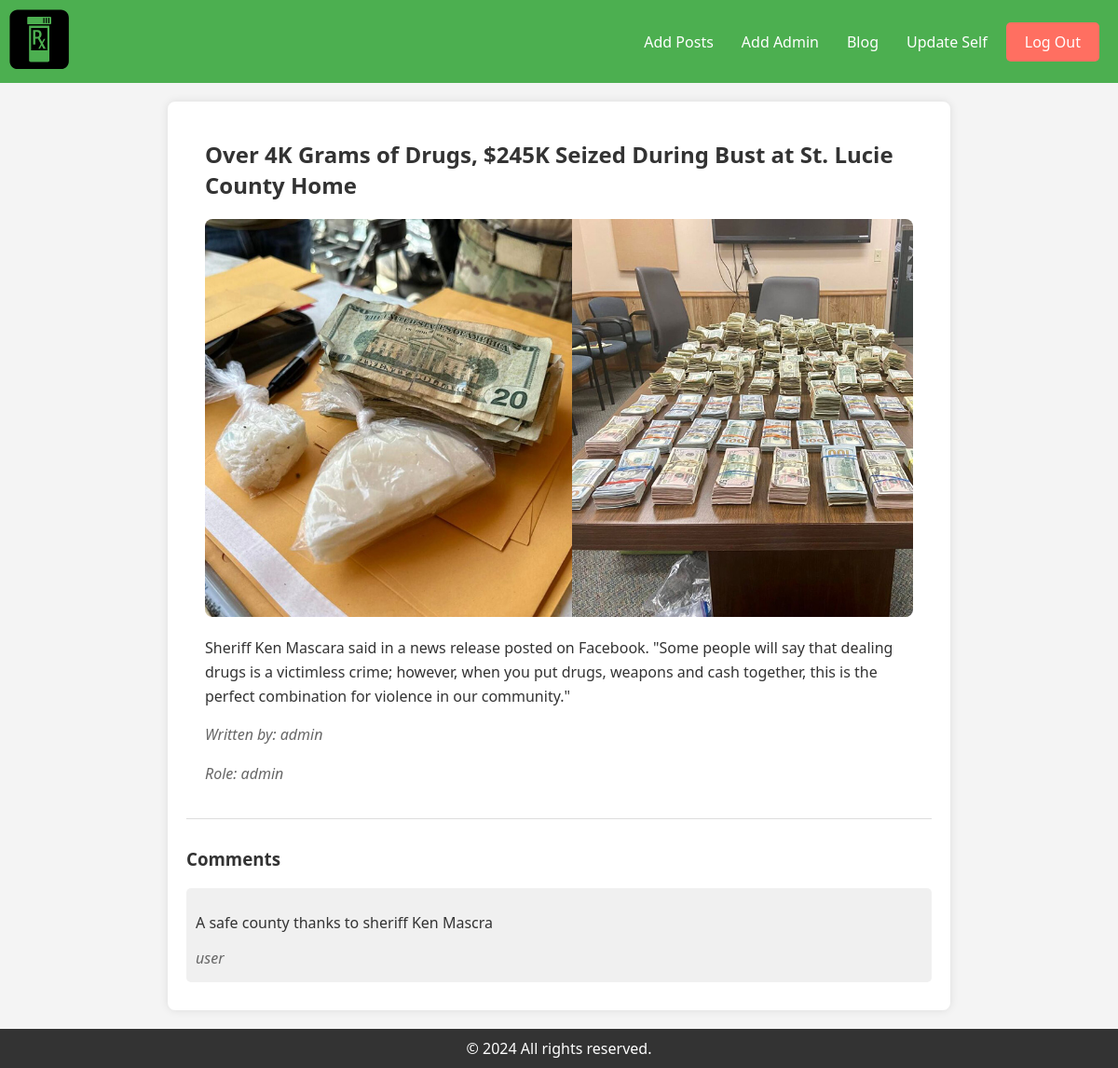
Page /admin/singleBlog.php?id=5 (signed in) on the committed database.
### tables this page shows
CREATE TABLE `posts` (
  `id` int(255) NOT NULL,
  `title` varchar(255) NOT NULL,
  `content` text NOT NULL,
  `author_name` varchar(255) NOT NULL,
  `created_at` date NOT NULL DEFAULT current_timestamp(),
  `image` varchar(255) NOT NULL,
  `role` varchar(255) NOT NULL,
  `author_id` int(255) NOT NULL
);

CREATE TABLE `comments` (
  `id` int(255) NOT NULL,
  `author_name` varchar(255) NOT NULL,
  `comment` varchar(255) NOT NULL,
  `date` date NOT NULL DEFAULT current_timestamp(),
  `post_id` int(255) NOT NULL,
  `author_id` int(255) NOT NULL
);

### admin/singleBlog.php (the view, shortened to what this page needs)
<?php
require_once "../includes/server.php";
$posts = [];
$comments = [];
if (isset($_GET['id'])) {
    $postid = $_GET['id'];
    $sql = "SELECT * FROM posts WHERE id=$postid";
    $query = mysqli_query($conn, $sql);
    $posts = mysqli_fetch_all($query, MYSQLI_ASSOC);
    $sql2 = "SELECT * FROM comments WHERE post_id=$postid ORDER BY date DESC LIMIT 5";
    $query2 = mysqli_query($conn, $sql2);
    $comments = mysqli_fetch_all($query2, MYSQLI_ASSOC);
} else {
    header("location: blog.php");
}
?>
<!DOCTYPE html>
<html lang="en">
<head>
</head>
<body>
    <?php include("admin_header.php"); ?>
    <div class="container">
        <div class="post">
            <?php
            if ($posts) {
                foreach ($posts as $post) {
            ?>
                    <h2><?= $post['title']; ?></h2>
                    <img src="../resource/blogUploads/<?= $post['image']; ?>" alt="Blog Image" style="max-width: 100%; border-radius: 8px;">
                    <p><?= $post['content']; ?></p>
                    <p class="author">Written by: <?= $post['author_name']; ?></p>
                    <p class="author">Role: <?= $post['role']; ?></p>
        </div>
<?php
                }
            }
?>
<div class="comments">
    <h3>Comments</h3>
    <div class="comment">
        <?php
        if ($comments) {
            foreach ($comments as $comm) {
        ?>
                <p><?= $comm['comment']; ?></p>
                <p class="author"><?= $comm['author_name']; ?></p>
    </div>
<?php
            }
        } else {
            echo '<div  class="error">No comments posted yet.</div>';
        }
?>
</div>
    </div>
    <?php include("../includes/footer.php"); ?>
</body>
</html>

### admin/singleBlog.php (style rules this page uses)
body { font-family: Arial, sans-serif; margin: 0; padding: 0; background-color: #f5f5f5; }
.container { max-width: 800px; margin: 20px auto; padding: 20px; background-color: #fff; border-radius: 8px; box-shadow: 0 0 10px rgba(0, 0, 0, 0.1); }
.post { padding: 20px; margin-bottom: 20px; border-bottom: 1px solid #ddd; }
.post h2 { color: #333; margin-top: 0; }
.post p { line-height: 1.6; margin-bottom: 15px; }
.post .author { font-style: italic; color: #666; }
.comments { margin-top: 30px; }
.comment { background-color: #f0f0f0; padding: 10px; margin-bottom: 10px; border-radius: 5px; }
.comment p { margin-bottom: 5px; }
.comment .author { font-style: italic; color: #666; }

### includes/footer.php (style rules this page uses)
body { font-family: 'Segoe UI', Tahoma, Geneva, Verdana, sans-serif; margin: 0; padding: 0; background-color: #f4f4f4; color: #333; display: flex; flex-direction: column; min-height: 100vh; }

### rows in the picture
posts: title "Over 4K Grams of Drugs, $245K Seized During Bust at St. Lucie County Home", image (picture), content "Sheriff Ken Mascara said in a news release posted on Facebook. \"Some people will say that dealing drugs is a victimless crime; however, when you put drugs, weapons and cash together, this is the perfect combination for violence in our community.\"", author_name "admin", role "admin"
comments: comment "A safe county thanks to sheriff Ken Mascra", author_name "user"
